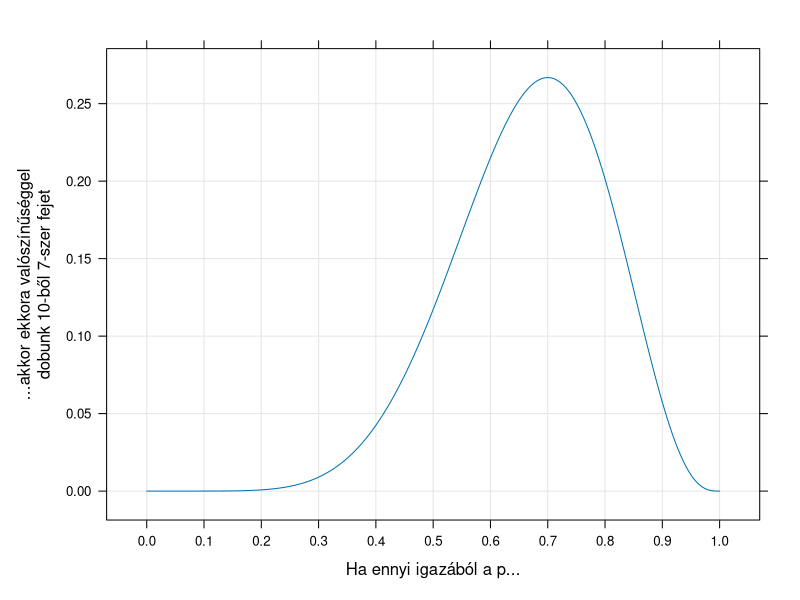
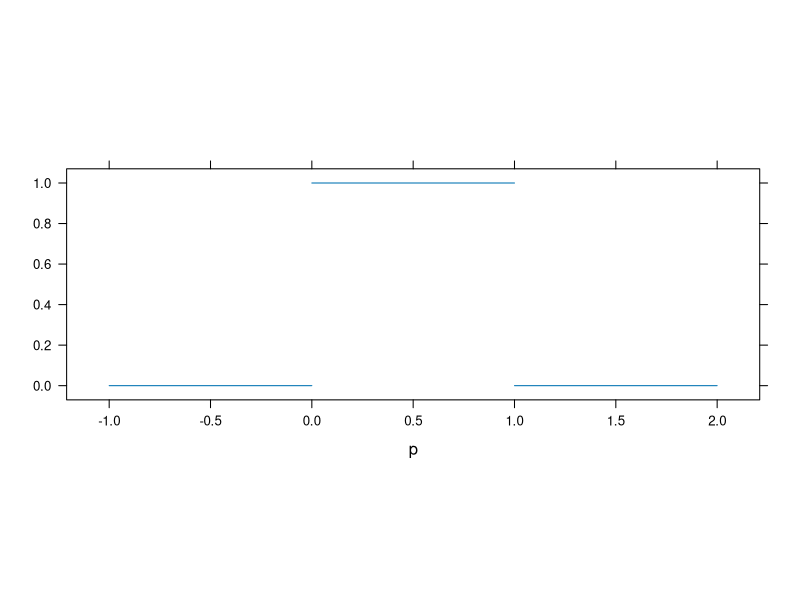
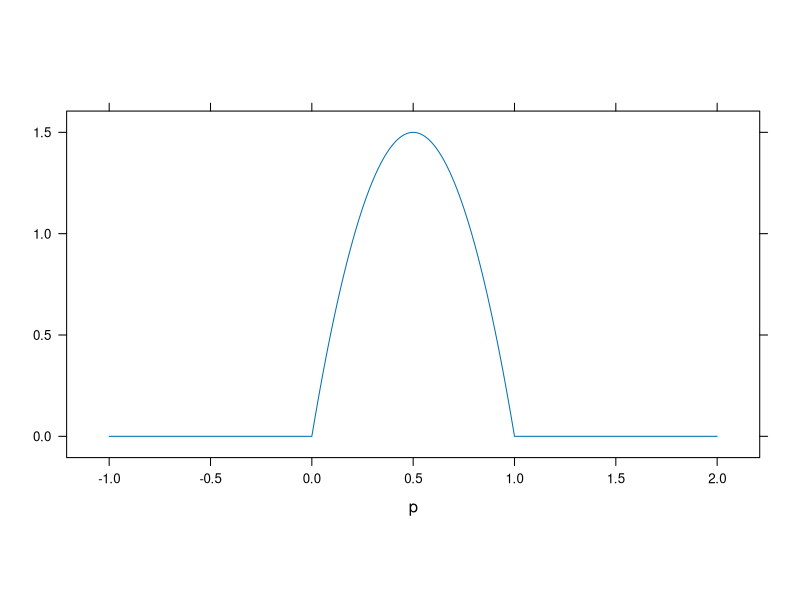
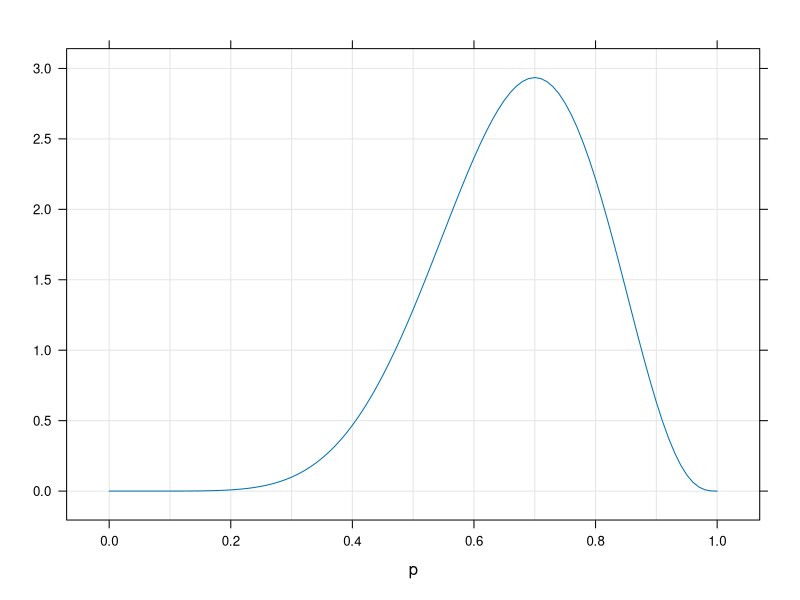
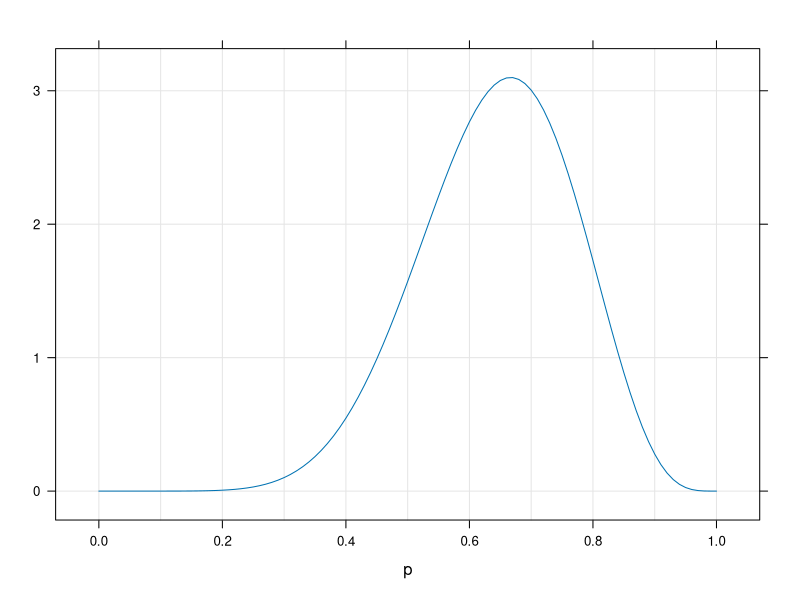
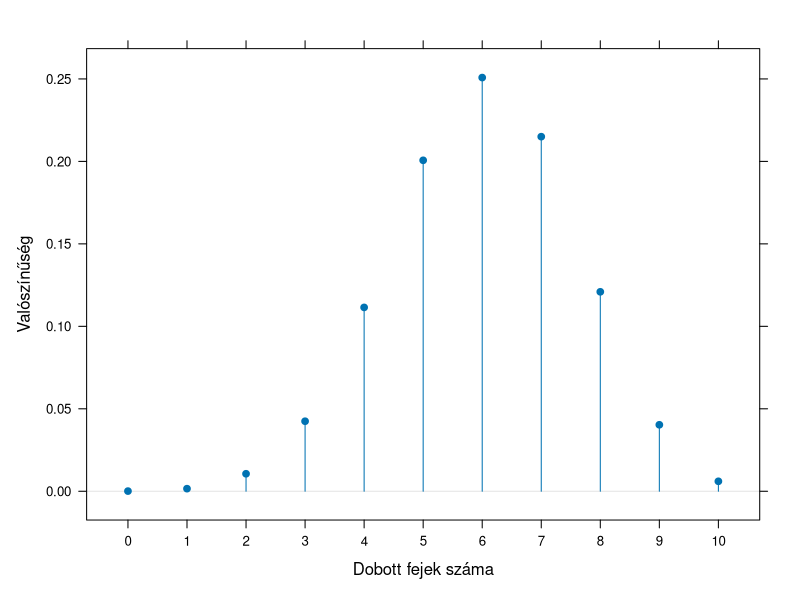

Reproduce these figures in R, in order.
## ---- chunk 1
distr01panel <- function( ... ) {
  lattice::panel.abline( v = seq( 0, 1, 0.1 ), col = lattice::trellis.par.get("reference.line")$col )
  lattice::panel.grid( h = -1, v = 0 )
  lattice::panel.xyplot( ... )
}
set.seed(1)
## ---- chunk 2
lattice::xyplot( dbinom( 7, 10, seq( 0, 1, 0.001 ) )~seq( 0, 1, 0.001 ), type = "l",
                 scales = list( x = list( at = seq( 0, 1, 0.1 ) ), y = list( at = seq( 0, 0.25, 0.05 ) ) ),
                 xlab = "Ha ennyi igazából a p...", ylab = "...akkor ekkora valószínűséggel\ndobunk 10-ből 7-szer fejet",
                 panel = distr01panel )
## ---- chunk 3
cat("<div style='text-align: right;border-bottom: 1px solid black; width: 40%;margin-left:auto; margin-right:0'>Két dolog van, aminél jobb, ha az ember nem látja hogyan készül: a kolbász és a [statisztikai] becslés.</div><div style='text-align: right; width:40%;margin-left:auto;margin-right:0'><i>Edward Leamer</i></div><br>")
## ---- chunk 4
cat("<div style='text-align: right;border-bottom: 1px solid black; width: 40%;margin-left:auto; margin-right:0'>Sok nehézséget megspórolnánk, ha [a bayes-i statisztika hívei] követnék Bayes példáját, és csak a haláluk után publikálnának.</div><div style='text-align: right; width:40%;margin-left:auto;margin-right:0'><i>Maurice Kendall</i></div><br>")
## ---- chunk 5
cat("<div style='text-align: right;border-bottom: 1px solid black; width: 40%;margin-left:auto; margin-right:0'>Azt gondolom, hogy van jogos érv a nem bayes-i eljárások használatának védelmében, jelesül, a hozzá nem értés.</div><div style='text-align: right; width:40%;margin-left:auto;margin-right:0'><i>John Skilling</i></div><br>")
## ---- chunk 6
lattice::xyplot( c( 0, 0, NA, 1, 1, NA, 0, 0 )~c( -1, 0, NA, 0, 1, NA, 1, 2 ), type = "l",
                 xlab = "p", ylab = "", aspect = "iso" )
## ---- chunk 7
lattice::xyplot( dbeta( seq( -1, 2, 0.01 ), 2, 2 )~seq( -1, 2, 0.01 ), type = "l", xlab = "p", ylab = "", aspect = "iso" )
## ---- chunk 8
lattice::xyplot( dbeta( seq( 0, 1, 0.01 ), 1+7, 1+10-7 )~seq( 0, 1, 0.01 ), type = "l", xlab = "p", ylab = "",
                 panel = distr01panel )
## ---- chunk 9
lattice::xyplot( dbeta( seq( 0, 1, 0.01 ), 2+7, 2+10-7 )~seq( 0, 1, 0.01 ), type = "l", xlab = "p", ylab = "",
                 panel = distr01panel )
## ---- chunk 10
cat("<div style='text-align: right;border-bottom: 1px solid black; width: 40%;margin-left:auto; margin-right:0'>Az egyetlen mód, hogy érthetővé tegyük a frekventista eljárásokat az, ha hazudunk róluk.</div><div style='text-align: right; width:40%;margin-left:auto;margin-right:0'><i>Frank Harrell</i></div><br>")
## ---- chunk 11
lattice::xyplot( dbinom( 0:10, 10, 0.6 )~0:10, scales = list( x = list( at = 0:10 ) ),
                 xlab = "Dobott fejek száma", ylab = "Valószínűség",
                 panel = function( x, y, ... ) {
                   lattice::panel.abline( h = 0, col = lattice::trellis.par.get("reference.line")$col )
                   lattice::panel.xyplot( x, y, type = "h", ... )
                   lattice::panel.points( x, y, pch = 19 )
                 })
